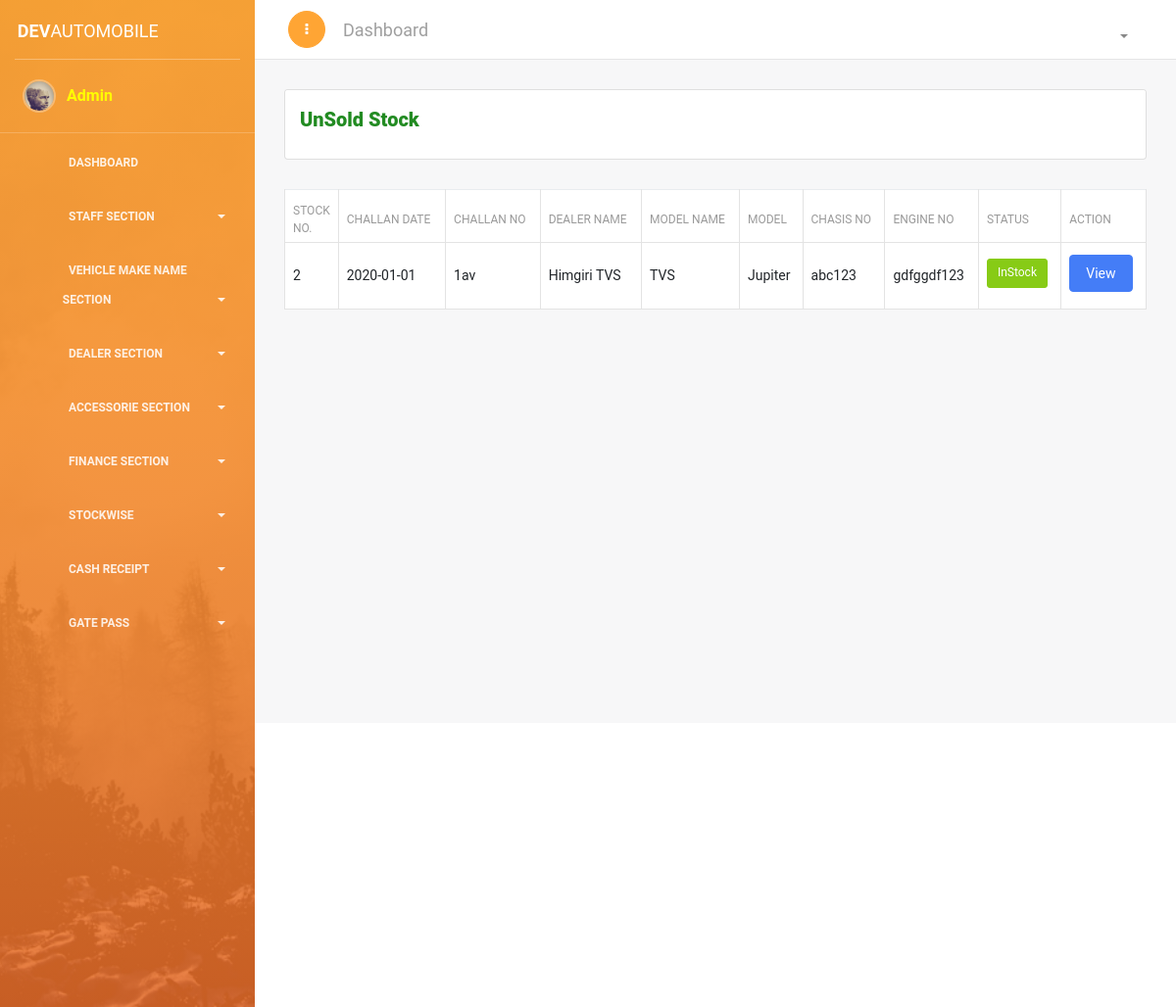
/unsold-stock.php (signed in), run on an earlier commit of the app's database.
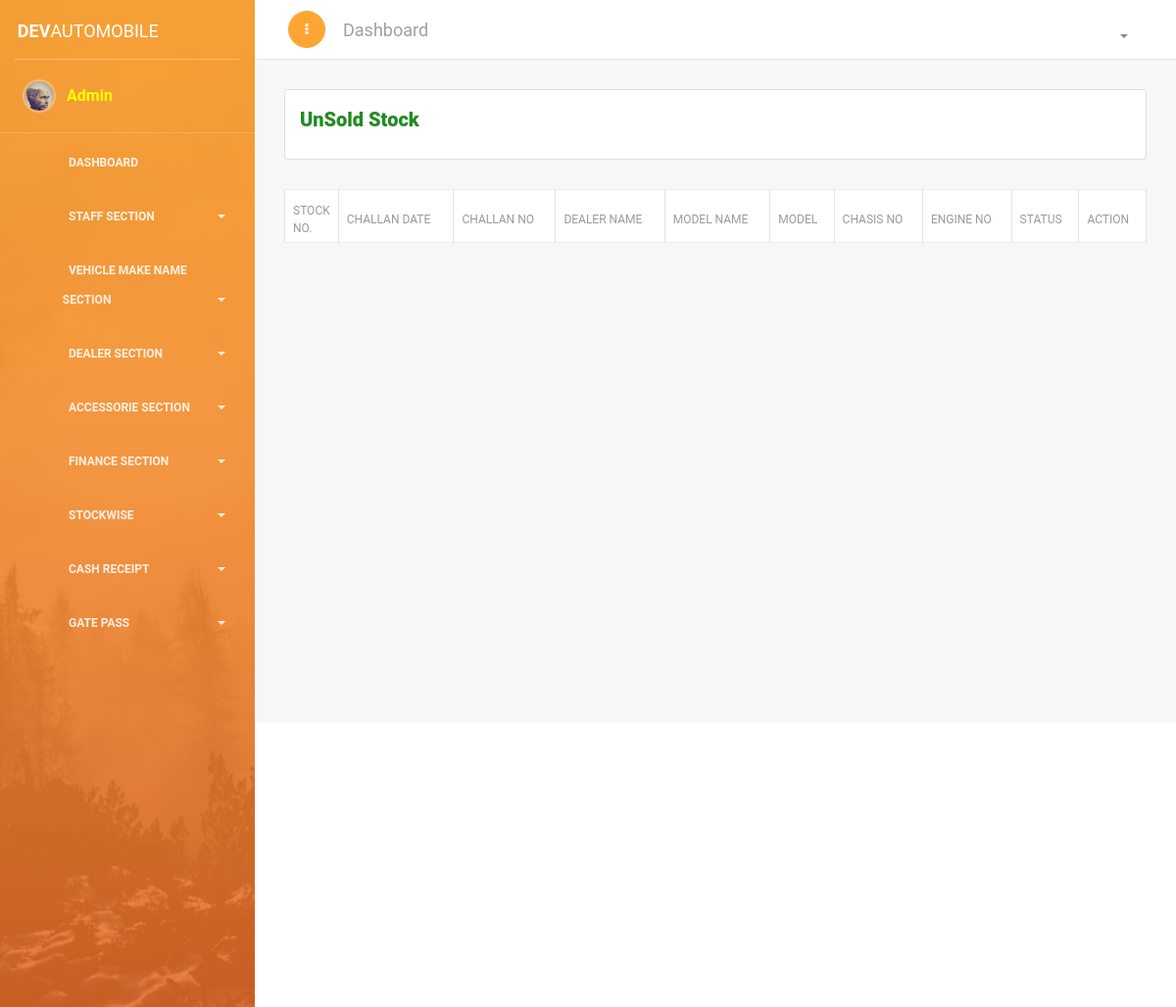
And on a later commit of the database.
### tables this page shows
CREATE TABLE `stockmgmt` (
  `id` int(11) NOT NULL,
  `stockNo` varchar(11) NOT NULL,
  `challanDate` varchar(200) NOT NULL,
  `challanNo` varchar(50) NOT NULL,
  `dealerName` varchar(500) NOT NULL,
  `modelMake` varchar(5) NOT NULL,
  `model` varchar(5) NOT NULL,
  `modelSubtype` varchar(100) NOT NULL,
  `modelColor` varchar(100) NOT NULL,
  `chasisNo` varchar(200) NOT NULL,
  `engineNo` varchar(300) NOT NULL,
  `stockLocation` varchar(100) NOT NULL,
  `shortItem` text NOT NULL,
  `anyDent` text NOT NULL,
  `status` varchar(1) NOT NULL
);

CREATE TABLE `dealername` (
  `id` int(11) NOT NULL,
  `makeId` int(11) NOT NULL,
  `name` text NOT NULL
);

CREATE TABLE `makername` (
  `id` int(11) NOT NULL,
  `name` varchar(650) NOT NULL
);

CREATE TABLE `modelname` (
  `id` int(11) NOT NULL,
  `makerid` int(11) NOT NULL,
  `name` varchar(650) NOT NULL
);

### unsold-stock.php (the view, shortened to what this page needs)
<?php
if(!isset($_SESSION['name'])){
echo "<script> window.open('login.php', '_self')</script>";
}else{
require_once('header/header.php');
require_once('header/conn.php');
?>
<link href="https://cdn.datatables.net/1.10.18/css/dataTables.bootstrap4.min.css" rel="stylesheet">
<div class="content">
<div class="container-fluid">
<div class="row">
<div class="col-md-12">
<div class="card ">
<div class="card-header ">
<h4 class="card-title" style="font-size: 20px; font-weight: 700; color: forestgreen;">
	<b> UnSold Stock </b>
</h4>
</div>
<div class="card-body ">
</div>
</div>
</div>
<div class="container">
<table class="table table-bordered" id="dataTable" width="100%" cellspacing="0" style="background-color: white; ">
<thead>
<tr>
<th width="5%"> Stock No.</th>
<th> Challan Date</th>
<th> Challan No</th>
<th> Dealer Name </th>
<th> Model Name</th>
<th> Model</th>
<th> Chasis No</th>
<th> Engine No</th>
<th>Status</th>
<th>Action</th>
</tr>
</thead>
<tbody>
<?php
$s = "select * FROM stockmgmt WHERE `status` = '0'";
$se = mysqli_query($conn , $s);
while ($sel = mysqli_fetch_array($se)) {
$m = "SELECT name FROM `makername` WHERE `id` = '".$sel['modelMake']."'";
$mo = mysqli_query($conn, $m);
$mod = mysqli_fetch_array($mo);
$mod1= "SELECT name FROM `modelname` WHERE `id` = '".$sel['model']."'";
$mode = mysqli_query($conn, $mod1);
$model = mysqli_fetch_array($mode);
?>
<tr>
<td><?php echo $sel['stockNo']; ?></td>
<td><?php echo $sel['challanDate']; ?></td>
<td><?php echo $sel['challanNo']; ?></td>
<td>
<?php
$dealer = "SELECT `name` FROM `dealername` WHERE `id` = '".$sel['dealerName']."'";
$dealer_n = mysqli_query($conn , $dealer);
$dealer_na = mysqli_fetch_array($dealer_n);
echo $dealer_na['name'];
?>
</td>
<td><?php echo $mod['name']?></td>
<td><?php echo $model['name']?></td>
<td><?php echo $sel['chasisNo']?></td>
<td><?php echo $sel['engineNo']?></td>
<td>
<?php if($sel['status'] == 0 ){
?>
<button type="button" class="btn btn-success btn-sm">InStock</button>
<?php
}
?>
</td>
<td> <a href="view-stockwise.php?id=<?php echo $sel['id']; ?>"><button class="btn btn-primary">View</button> </a></td>
</tr>
<?php } ?>
</tbody>
</table>
</div>
</div>
</div>
</div>
<?php
require_once('header/footer.php');
 } ?>

What changed in the data, as far as the page shows it:
removed stockmgmt: stockNo "2", challanDate "2020-01-01", challanNo "1av", dealername.name "Himgiri TVS", makername.name "TVS", modelname.name "Jupiter", chasisNo "abc123", engineNo "gdfggdf123", status "InStock"
